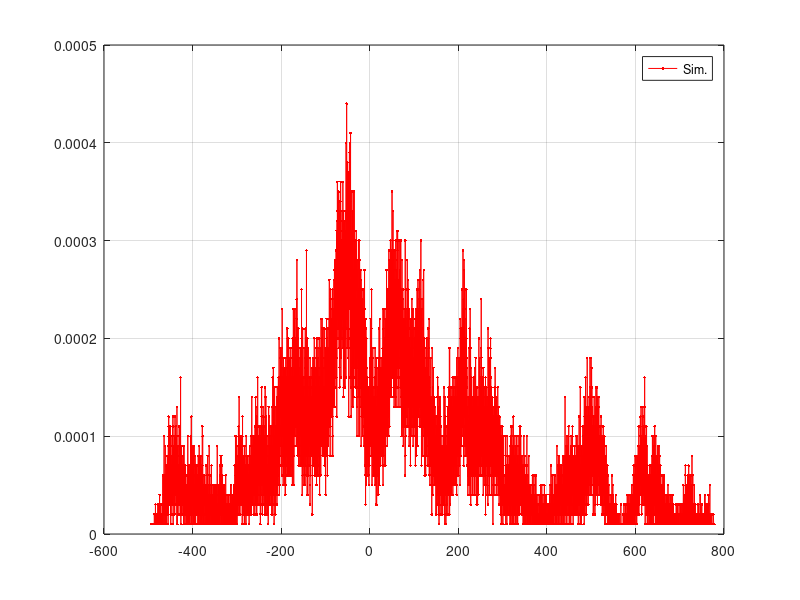

MATLAB code for this plot:
%% Histograma/Probabilidade da diferen?a entre os finais das tramas dos utilizadores licenciados PU1 e PU2, em sequ?ncia

clear all;
close all;

%% SU 1
T_PU_ON_1 = 1e5;                    % # tramas PU 1
T_PU_1 = T_PU_ON_1*2;      
mu_on_1 = 5;                        % tempo medio ON PU 1
mu_off_1 = 5;                       % tempo medio OFF PU 1
desvio_1 = 0;                       % desvio PU 1

%% SU 2
T_PU_ON_2 = 1e5;                    % # tramas PU 2
T_PU_2 = T_PU_ON_2*2;      
mu_on_2 = 5;                        % tempo medio ON PU 2
mu_off_2 = 5;                       % tempo medio OFF PU 2
desvio_2 = 0;                       % desvio PU 2

gran=10;
%% 

% tt_on_1 = exprnd(mu_on_1,T_PU_ON_1,1);
% tt_off_1 = exprnd(mu_off_1,T_PU_ON_1,1);

tt_on_1 = mu_on_1*rand(T_PU_ON_1,1);
tt_off_1 = mu_off_1*rand(T_PU_ON_1,1);

tt_1=[];
for(i=1:1:T_PU_ON_1)
    tt_1 = [tt_1 tt_on_1(i) tt_off_1(i)];
end
tt_1=cumsum(tt_1);

% tt_on_2 = exprnd(mu_on_2,T_PU_ON_2,1);
% tt_off_2 = exprnd(mu_off_2,T_PU_ON_2,1);

tt_on_2 = mu_on_2*rand(T_PU_ON_2,1);
tt_off_2 = mu_off_2*rand(T_PU_ON_2,1);

tt_2=[];
for(i=1:1:T_PU_ON_2)
    tt_2 = [tt_2 tt_on_2(i) tt_off_2(i)];
end
tt_2=cumsum(tt_2);

gran = 10;
diff = [];
quant_diff = [];
total = 0;

for (i=1:2:2*T_PU_ON_1)
    
    diff_aux = tt_1(i)-tt_2(i);
    
    diff_aux = round(diff_aux * gran) / gran;
    
    if(isempty(find(diff==diff_aux)))
        diff = [diff diff_aux];
        quant_diff = [quant_diff 1];
    else
        quant_diff(find(diff==diff_aux))=quant_diff(find(diff==diff_aux))+1;
    end
end

quant_diff=quant_diff/T_PU_ON_1;

[diff_sorted, sort_index] = sort(diff);
quant_diff_sorted = quant_diff(sort_index);

plot(diff_sorted, quant_diff_sorted, 'r.-');
grid on
legend('Sim.');

